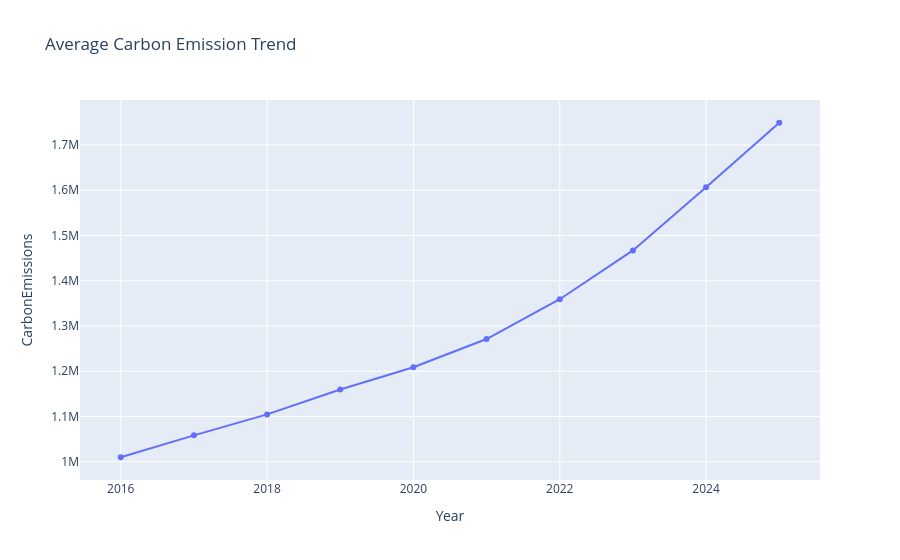

Notebook code for this chart:
### Markdown cell above
🔴 1. Emission Trend Over Time (Line Chart)

### Code cell
import pandas as pd
import plotly.express as px

df = pd.read_csv("company_esg_financial_dataset.csv")

df = df.dropna(subset=["Year", "CarbonEmissions"])

df["Year"] = pd.to_numeric(df["Year"], errors="coerce")
df["CarbonEmissions"] = pd.to_numeric(df["CarbonEmissions"], errors="coerce")

df = df.dropna()

emission_trend = df.groupby("Year", as_index=False)["CarbonEmissions"].mean()

fig = px.line(
    emission_trend,
    x="Year",
    y="CarbonEmissions",
    markers=True,
    title="Average Carbon Emission Trend"
)

fig.show()

### Figure 1 — Plotly figure (JSON) as saved in the notebook; plotly's stock layout.template omitted (floating-point values rounded to 4 significant figures)
{"data": [{"hovertemplate": "Year=%{x}<br>CarbonEmissions=%{y}<extra></extra>", "legendgroup": "", "line": {"color": "#636efa", "dash": "solid"}, "marker": {"symbol": "circle"}, "mode": "lines+markers", "name": "", "orientation": "v", "showlegend": false, "type": "scatter", "x": [2016, 2017, 2018, 2019, 2020, 2021, 2022, 2023, 2024, 2025], "xaxis": "x", "y": [1010000.0, 1058000.0, 1105000.0, 1159000.0, 1209000.0, 1271000.0, 1359000.0, 1467000.0, 1607000.0, 1749000.0], "yaxis": "y"}], "layout": {"legend": {"tracegroupgap": 0}, "title": {"text": "Average Carbon Emission Trend"}, "xaxis": {"anchor": "y", "domain": [0, 1], "title": {"text": "Year"}}, "yaxis": {"anchor": "x", "domain": [0, 1], "title": {"text": "CarbonEmissions"}}}}
